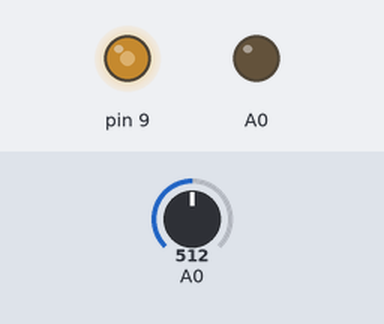
Recording of a sketch running on a simulated Arduino Uno, built with avr-gcc and run on an emulated ATmega328P. On the bench: output pins drawn as LEDs (lit = HIGH). The inputs (shaded band) are chosen by the test bench; at power-on: A0 = 512.

Above: at 1.2 s.
1.3 s: A0 set to 716
At 1.9 s:
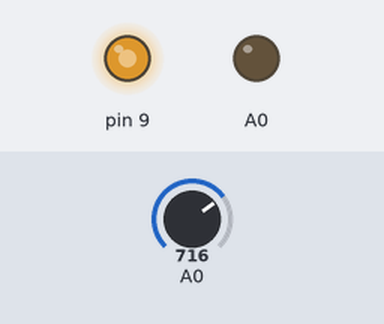
2.8 s: A0 set to 900
At 4.0 s:
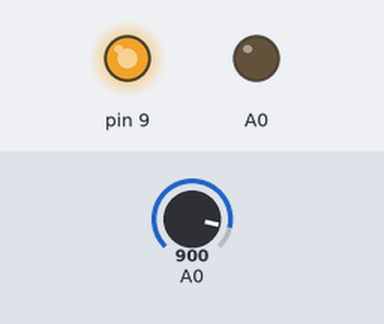
4.3 s: A0 set to 122
At 5.4 s:
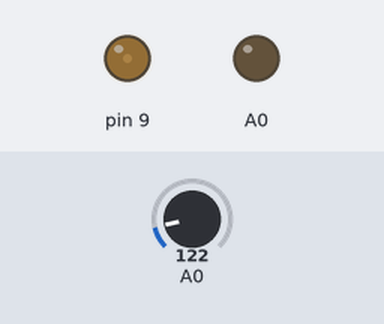
5.8 s: A0 set to 0
At 6.5 s:
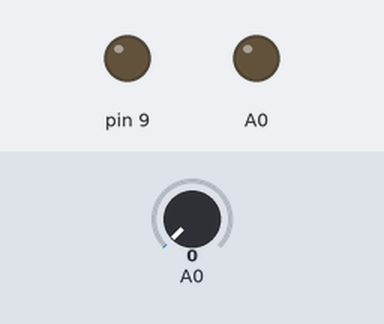
7.3 s: A0 set to 511
At 7.6 s:
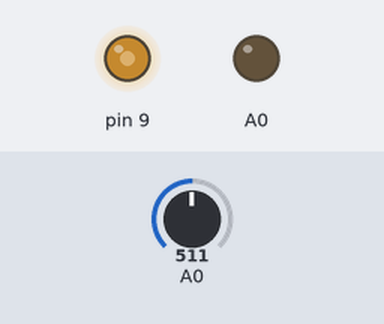
Timing chart, 0 to 9.8 s (numbered marks = the images above; inputs shaded):
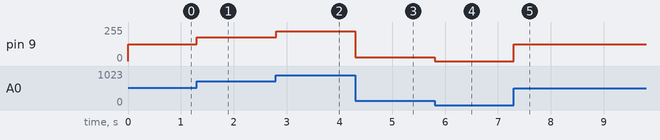

Measured:
- after the input at 1.3 s, pin 9: 127/255 → 178/255 at once
- after the input at 2.8 s, pin 9: 178/255 → 224/255 at once
- after the input at 4.3 s, pin 9: 224/255 → 30/255 at once
- after the input at 5.8 s, pin 9: 30/255 → 0/255 at once
- after the input at 7.3 s, pin 9: 0/255 → 127/255 at once

The sketch:

Bai7.ino
```cpp
// C++ code
//
int x = 0;
void setup()
{
  pinMode(A0, OUTPUT);
  pinMode(9, OUTPUT);
}

void loop()
{
  x = analogRead(A0);
  int brightness = map(x,0,1023,0,255);
  analogWrite(9,brightness);
}
```
